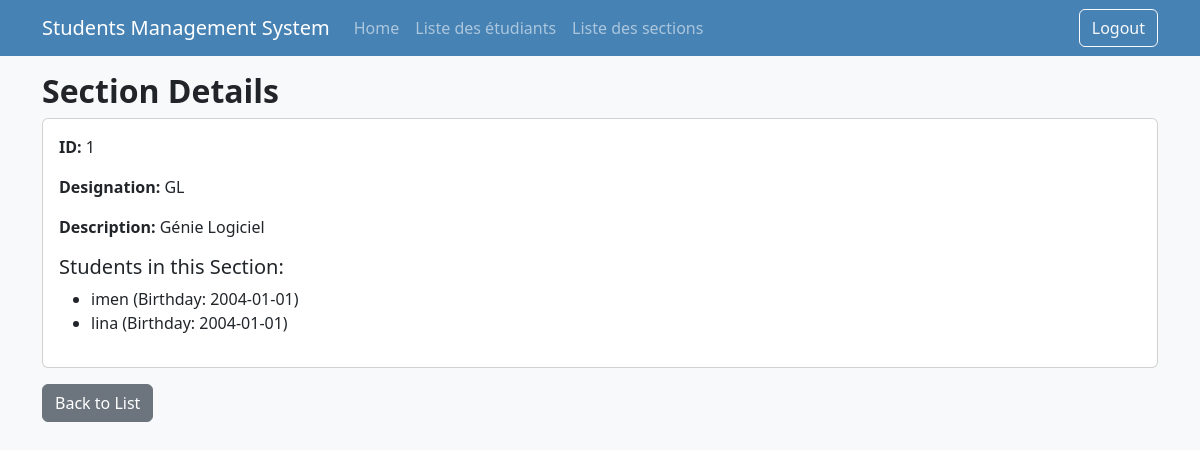
The app's page /pages/view_section.php?id=1 (signed in) with its own data.
### tables this page shows
CREATE TABLE `sections` (
  `id` int(11) NOT NULL,
  `designation` varchar(50) NOT NULL,
  `description` text DEFAULT NULL
);

CREATE TABLE `students` (
  `id` int(11) NOT NULL,
  `name` varchar(100) NOT NULL,
  `birthday` date NOT NULL,
  `image` varchar(255) DEFAULT NULL,
  `section_id` int(11) DEFAULT NULL
);

### classes/Repository.php (called while the page is built, shortened)
<?php
class Repository {
    protected $pdo;
    protected $table;
    public function __construct(PDO $pdo, $table) {
        $this->pdo = $pdo;
        $this->table = $table;
    }
    public function findById($id) {
        $stmt = $this->pdo->prepare("SELECT * FROM {$this->table} WHERE id = ?");
        $stmt->execute([$id]);
        return $stmt->fetch(PDO::FETCH_ASSOC);
    }
}
?>

### classes/Section.php (called while the page is built, shortened)
<?php
require_once 'Repository.php';
class Section extends Repository {
    public function getStudentsInSection($sectionId) {
        $stmt = $this->pdo->prepare("SELECT * FROM students WHERE section_id = ?");
        $stmt->execute([$sectionId]);
        return $stmt->fetchAll(PDO::FETCH_ASSOC);
    }
}
?>

### pages/view_section.php (the view, shortened to what this page needs)
<?php
require_once '../includes/config.php';
require_once '../classes/Section.php';
$sectionRepo = new Section($pdo);
$section = $sectionRepo->findById($_GET['id']);
$students = $sectionRepo->getStudentsInSection($section['id']);
?>
<?php require_once '../includes/header.php'; ?>
<div class="container mt-3">
    <h2>Section Details</h2>
    <div class="card">
        <div class="card-body">
            <p><strong>ID:</strong> <?= htmlspecialchars($section['id']) ?></p>
            <p><strong>Designation:</strong> <?= htmlspecialchars($section['designation']) ?></p>
            <p><strong>Description:</strong> <?= htmlspecialchars($section['description']) ?></p>
            <h5>Students in this Section:</h5>
            <ul>
                <?php if (empty($students)): ?>
                    <li>No students in this section.</li>
                <?php else: ?>
                    <?php foreach ($students as $student): ?>
                        <li><?= htmlspecialchars($student['name']) ?> (Birthday: <?= htmlspecialchars($student['birthday']) ?>)</li>
                    <?php endforeach; ?>
                <?php endif; ?>
            </ul>
        </div>
    </div>
    <a href="sections.php" class="btn btn-secondary mt-3">Back to List</a>
</div>
<?php require_once '../includes/footer.php'; ?>

### assets/css/style.css (style rules this page uses)
body { background-color: #f8f9fa; }
h1, h2 { font-weight: bold; }

### records on screen
sections: id "1", designation "GL", description "Génie Logiciel"
students: name "imen", birthday "2004-01-01"
students: name "lina", birthday "2004-01-01"
